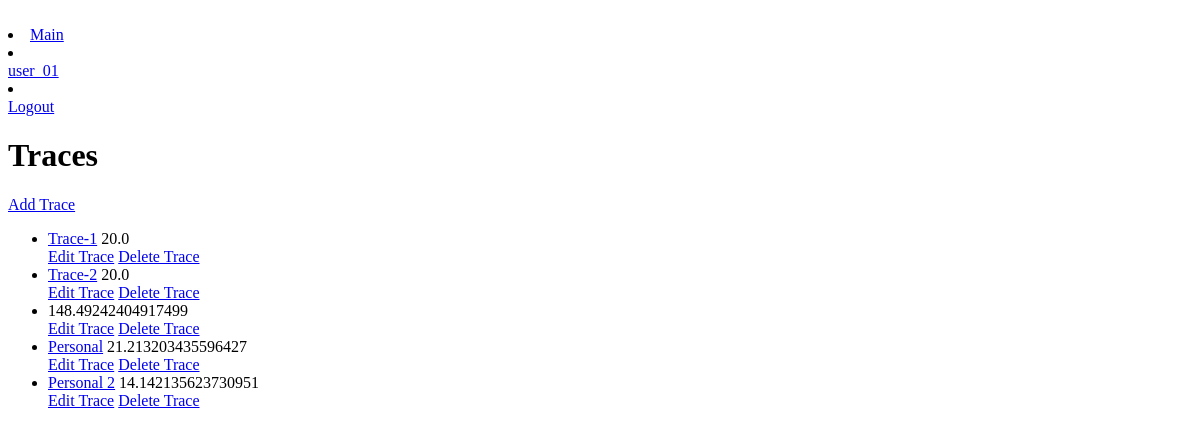
Before: /traces/traces/ (signed in) with the older database file.
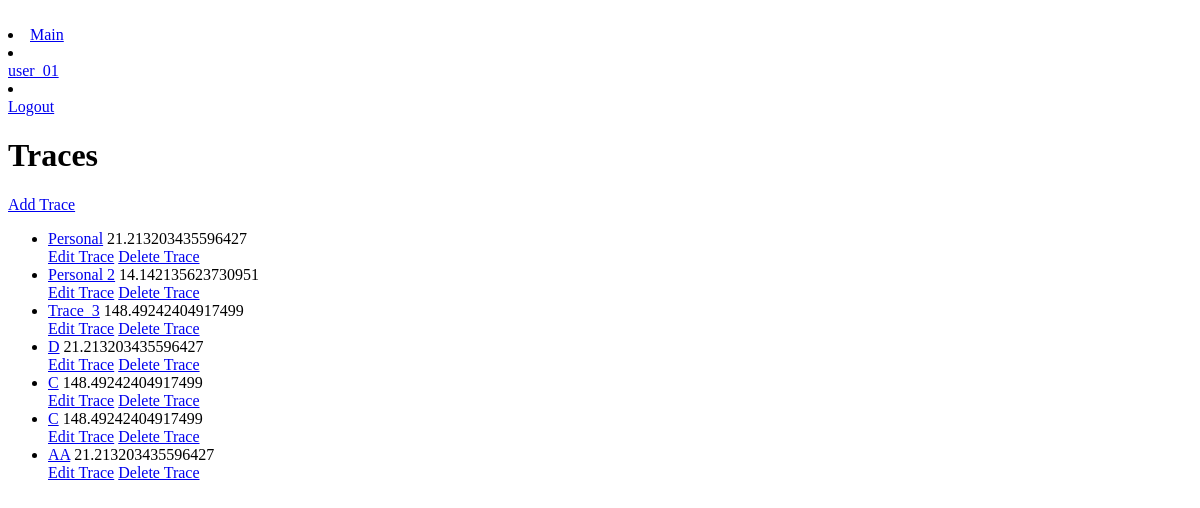
After: the same page with the newer database file.
### users/models.py (models this page shows, shortened)
class User(AbstractUser):
    password = models.CharField(max_length=40)

### tracer/models.py (models this page shows, shortened)
class Traces(models.Model):
    title = models.CharField(max_length=255, blank=True)
    points = SortedManyToManyField(Points, related_name="included_points", blank=False, sorted=False)
    distance = models.FloatField(verbose_name="Distance")
    user = models.ForeignKey(User, related_name="user", on_delete=models.CASCADE, null=True)
    break_points = models.CharField(max_length=100, blank=True)

### tracer/views.py (the view)
# urls.py: path("traces/", traces.TracesListView.as_view(), name="traces_list"),
class TracesListView(LoginRequiredMixin, ListView):
    model = Traces
    template_name = "tracer/traces_list.html"
    login_url = "users:login"
    redirect_field_name = "redirect_to"

### tracer/templates/tracer/traces_list.html
{% extends 'points/base.html' %}
{% block content %}
<h1>Traces</h1>
            <a href="{% url 'traces:traces_create' %}">Add Trace</a>
<ul>
    {% for trace in object_list %}
    <li><a href="{% url 'traces:trace_detail' trace.pk %}">{{trace.title}}</a>
        {{trace.distance}}
        <br>
        <a href="{% url 'traces:trace_edit' trace.pk %}">Edit Trace</a>
        <a href="{% url 'traces:trace_delete' trace.pk %}">Delete Trace</a>
    </li>
    {% endfor %}
{% endblock content %}

### points/templates/points/base.html (shortened to what this page needs)
{% load static %}
<!DOCTYPE html>
<html lang="en">
<head>
</head>
<body>
<div>
    <br>
    <li><a href="{% url 'traces:index' %}"> Main</a></li>
    {% if user.is_authenticated %}
    <li><a href="{% url 'traces:index' %}">
        <div>{{ user.username|default:'Пользователь' }}</div>
        </a></li>
    <li><a href="{% url 'users:logout' %}">
        <div>Logout</div>
    </a></li>
    {% endif %}
       </div>
{% block content %}
{% endblock %}
</body>
</html>

Changed rows visible on the page:
removed Traces: title "Trace-1", distance "20.0"
removed Traces: title "Trace-2", distance "20.0"
removed Traces: distance "148.49242404917499"
added Traces: title "Trace_3", distance "148.49242404917499"
added Traces: title "D", distance "21.213203435596427"
added Traces: title "C", distance "148.49242404917499"
added Traces: title "C", distance "148.49242404917499"
added Traces: title "AA", distance "21.213203435596427"
